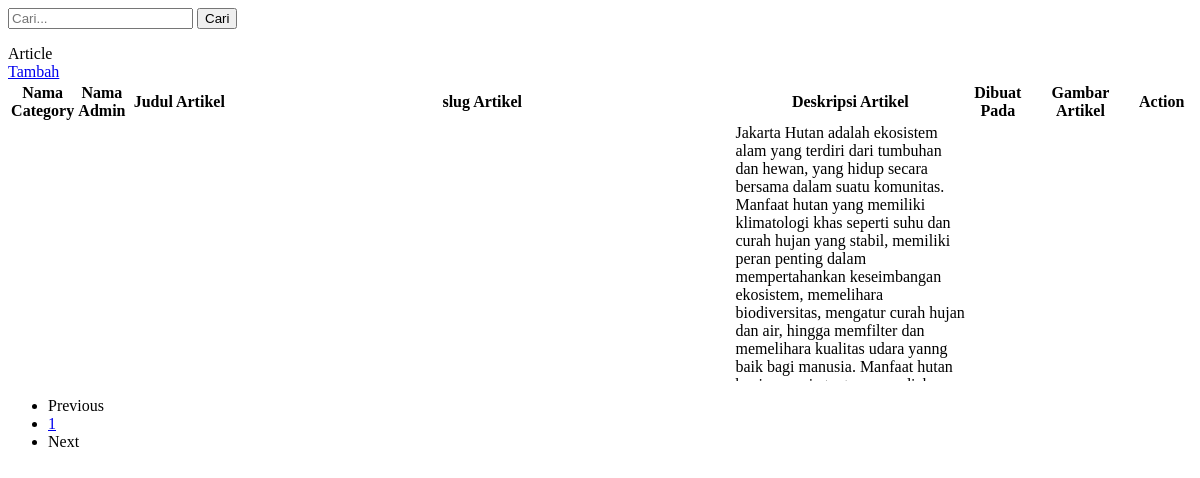
Before: /halaman_admin/index_article.php with the older database file.
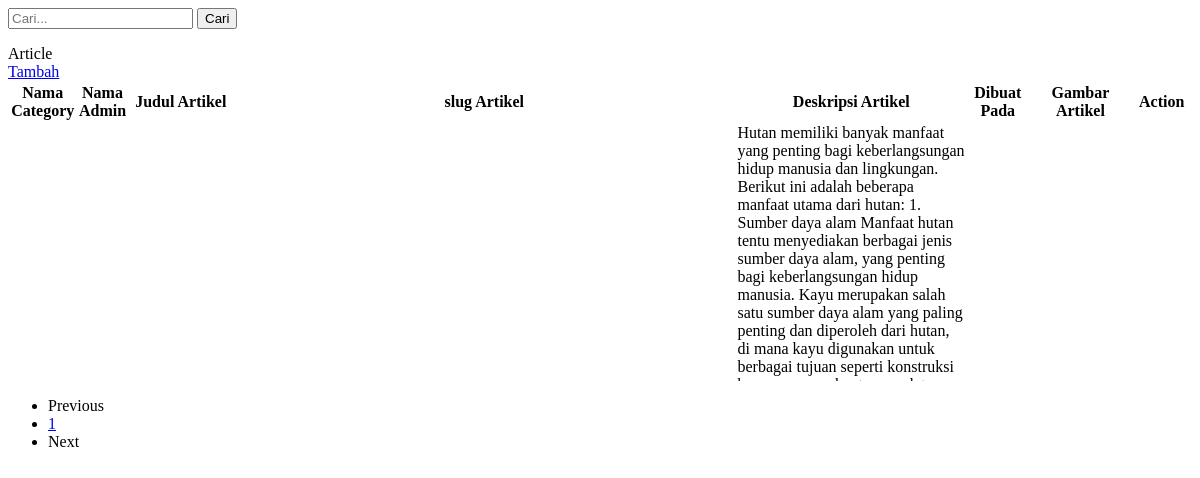
After: the same page with the newer database file.
### tables this page shows
CREATE TABLE `article` (
  `article_id` int NOT NULL,
  `category_id` int NOT NULL,
  `admin_id` int NOT NULL,
  `judul_article` varchar(255) NOT NULL,
  `slug_article` varchar(255) NOT NULL,
  `deskripsi_article` text NOT NULL,
  `gambar_article` varchar(255) NOT NULL,
  `dibuat_pada` datetime NOT NULL
);

### halaman_admin/index_article.php (the view, shortened to what this page needs)
<div class="col py-3">
    <div class="row justify-content-center">
        <div class="col-md-6 mb-3">
            <form class="d-flex" method="GET">
                <input class="form-control me-2" type="text" name="cari" placeholder="Cari...">
                <button class="btn btn-outline-success" type="submit">Cari</button>
            </form>
        </div>
        <div class="col-md-10">
        <div class="card">
                <div class="card-header">
                    <div class="d-flex">
                        <div class="card-title text-primary">Article</div>
                        <div class="ms-auto">
                            <a href="template_admin.php?halaman=create_article" class="btn btn-primary">Tambah</a>
                        </div>
                    </div>
                </div>
                <div class="card-body">
                <div class="table-wrapper-scroll-y my-custom-scrollbar">
                    <table class="table table-stripped table-responsive">
                        <tr>
                            <th>Nama Category</th>
                            <th>Nama Admin</th>
                            <th>Judul Artikel</th>
                            <th>slug Artikel</th>
                            <th>Deskripsi Artikel</th>
                            <th>Dibuat Pada</th>
                            <th>Gambar Artikel</th>
                            <th>Action</th>
                        </tr>
                        <?php
                            require '../koneksi.php';
                            $batas = 5;
                            $halaman = isset($_GET['page'])?(int)$_GET['page'] : 1;
                            $halaman_awal = ($halaman>1) ? ($halaman * $batas) - $batas : 0;
                            $previous = $halaman - 1;
                            $next = $halaman + 1;
                            $data = mysqli_query($conn,"SELECT * FROM article");
                            $jumlah_data = mysqli_num_rows($data);
                            $total_halaman = ceil($jumlah_data / $batas);
                            if (isset($_GET['cari'])) {
                                $cari = $_GET['cari'];
                                $sql = mysqli_query($conn,"SELECT * FROM article INNER JOIN category ON article.category_id = category.category_id INNER JOIN admin ON article.admin_id = admin.admin_id  WHERE judul_article OR slug_article LIKE '%".$cari."%' limit $halaman_awal, $batas");
                            }else{
                                $sql = mysqli_query($conn,"SELECT * FROM article INNER JOIN category ON article.category_id = category.category_id INNER JOIN admin ON article.admin_id = admin.admin_id limit $halaman_awal, $batas");
                            }
                            while ($row = mysqli_fetch_assoc($sql)) :
                        ?>
                            <tr>
                                <td><?php echo $row['judul_category'] ?></td>
                                <td><?php echo $row['nama'] ?></td>
                                <td><?php echo $row['judul_article'] ?></td>
                                <td><?php echo $row['slug_article'] ?></td>
                                <td><?php echo $row['deskripsi_article'] ?></td>
                                <td><?php echo $row['dibuat_pada'] ?></td>
                                <td><img src="../halaman_admin/gambar_article/<?php echo $row['gambar_article'] ?>" style="width: 100px;"></td>
                                <td>
                                </td>
                            </tr>
                        <?php
                            endwhile;
                        ?>
                    </table>
                </div>
                    <nav>
                        <ul class="pagination justify-content-center">
                            <li class="page-item">
                                <a class="page-link" <?php if($halaman > 1){ echo "href='?halaman=index_article&page=$previous'"; } ?>>Previous</a>
                            </li>
                            <?php
                            for($x=1;$x<=$total_halaman;$x++){
                                ?>
                                <li class="page-item"><a class="page-link" href="?halaman=index_article&page=<?php echo $x ?>"><?php echo $x; ?></a></li>
                                <?php
                            }
                            ?>
                            <li class="page-item">
                                <a  class="page-link" <?php if($halaman < $total_halaman) { echo "href='?halaman=index_article&page=$next'"; } ?>>Next</a>
                            </li>
                        </ul>
                    </nav>
                </div>
            </div>
        </div>
    </div>
</div>

Changed rows visible on the page:
removed article: deskripsi_article "Jakarta Hutan adalah ekosistem alam yang terdiri dari tumbuhan dan hewan, yang hidup secara bersama dalam suatu komunitas. Manfaat hutan yang memiliki klimatologi khas seperti suhu dan curah hujan yang stabil, memiliki peran penting dalam mempertahankan keseimbangan ekosistem, memelihara biodiversitas, mengatur curah hujan dan air, hingga memfilter dan memelihara kualitas udara yanng baik bagi manusia. Manfaat hutan…"
added article: deskripsi_article "Hutan memiliki banyak manfaat yang penting bagi keberlangsungan hidup manusia dan lingkungan. Berikut ini adalah beberapa manfaat utama dari hutan: 1. Sumber daya alam Manfaat hutan tentu menyediakan berbagai jenis sumber daya alam, yang penting bagi keberlangsungan hidup manusia. Kayu merupakan salah satu sumber daya alam yang paling penting dan diperoleh dari hutan, di mana kayu digunakan untuk berbagai tujuan seperti konstruksi…"
